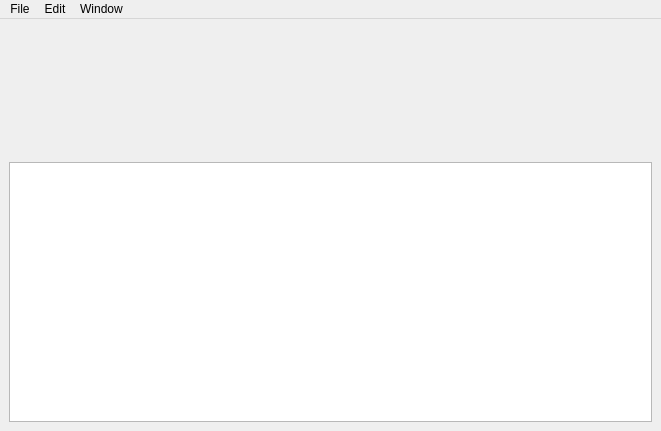
<?xml version="1.0" encoding="UTF-8"?>
<ui version="4.0">
 <class>QcepStartupWindow</class>
 <widget class="QMainWindow" name="QcepStartupWindow">
  <property name="geometry">
   <rect>
    <x>0</x>
    <y>0</y>
    <width>661</width>
    <height>431</height>
   </rect>
  </property>
  <property name="windowTitle">
   <string>MainWindow</string>
  </property>
  <widget class="QWidget" name="m_Layout">
   <layout class="QGridLayout" name="gridLayout">
    <item row="0" column="0">
     <widget class="QLabel" name="m_Icon">
      <property name="sizePolicy">
       <sizepolicy hsizetype="Maximum" vsizetype="Maximum">
        <horstretch>0</horstretch>
        <verstretch>1</verstretch>
       </sizepolicy>
      </property>
      <property name="minimumSize">
       <size>
        <width>128</width>
        <height>128</height>
       </size>
      </property>
      <property name="text">
       <string/>
      </property>
     </widget>
    </item>
    <item row="1" column="0" colspan="3">
     <widget class="QTextBrowser" name="m_Messages">
      <property name="sizePolicy">
       <sizepolicy hsizetype="Expanding" vsizetype="Expanding">
        <horstretch>1</horstretch>
        <verstretch>10</verstretch>
       </sizepolicy>
      </property>
      <property name="font">
       <font>
        <pointsize>10</pointsize>
       </font>
      </property>
      <property name="textInteractionFlags">
       <set>Qt::TextSelectableByKeyboard|Qt::TextSelectableByMouse</set>
      </property>
     </widget>
    </item>
    <item row="0" column="1" colspan="2">
     <widget class="QLabel" name="m_Description">
      <property name="font">
       <font>
        <pointsize>18</pointsize>
       </font>
      </property>
      <property name="text">
       <string/>
      </property>
      <property name="alignment">
       <set>Qt::AlignCenter</set>
      </property>
     </widget>
    </item>
   </layout>
  </widget>
  <widget class="QMenuBar" name="menuBar">
   <property name="geometry">
    <rect>
     <x>0</x>
     <y>0</y>
     <width>661</width>
     <height>26</height>
    </rect>
   </property>
   <widget class="QMenu" name="m_FileMenu">
    <property name="title">
     <string>File</string>
    </property>
    <addaction name="actionFile"/>
   </widget>
   <widget class="QMenu" name="m_EditMenu">
    <property name="title">
     <string>Edit</string>
    </property>
    <addaction name="actionEdit"/>
   </widget>
   <widget class="QMenu" name="m_WindowMenu">
    <property name="title">
     <string>Window</string>
    </property>
    <addaction name="actionWindow"/>
   </widget>
   <addaction name="m_FileMenu"/>
   <addaction name="m_EditMenu"/>
   <addaction name="m_WindowMenu"/>
  </widget>
  <action name="actionFile">
   <property name="text">
    <string>File...</string>
   </property>
  </action>
  <action name="actionEdit">
   <property name="text">
    <string>Edit...</string>
   </property>
  </action>
  <action name="actionWindow">
   <property name="text">
    <string>Window...</string>
   </property>
  </action>
 </widget>
 <resources/>
 <connections/>
</ui>
